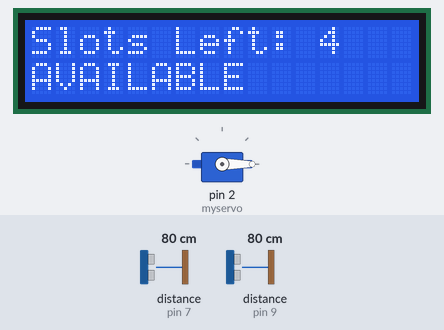
A sketch run on a simulated Arduino Uno, built with avr-gcc and run on an emulated ATmega328P. Parts: 16×2 character LCD, servo. Wiring (inferred from the names in the program): 2 × ultrasonic range finder: trigger pin 6, echo pin 7 / trigger pin 8, echo pin 9. The test bench sets the inputs (shaded band); at power-on: distance to the obstacle (sensors on pin 7, pin 9) 80 cm. The echo pulse lasts 58.3 µs per cm; what the sketch prints to the serial monitor is not drawn.

Above: at 3.2 s.
3.3 s: distance to the obstacle (sensor on pin 7) set to 12 cm
4.9 s: distance to the obstacle (sensor on pin 7) set to 9 cm
At 5.73 s:
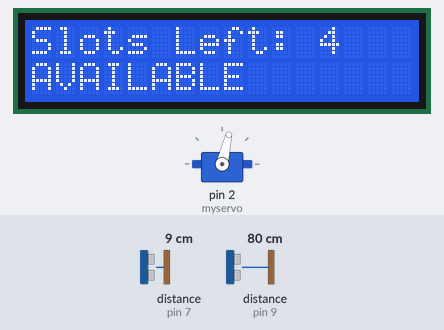
At 7.0 s:
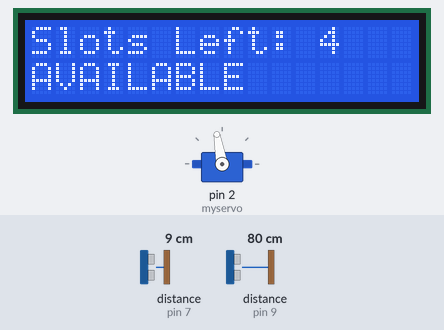
7.3 s: distance to the obstacle (sensor on pin 9) set to 2 cm
At 10.63 s:
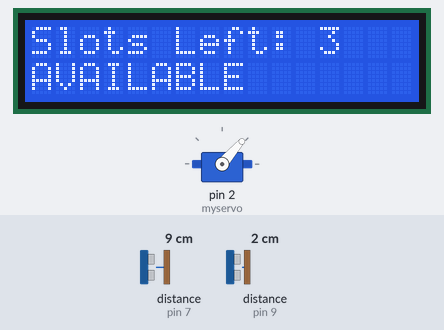
Timing chart, 0 to 16.4 s (numbered marks = the images above; inputs shaded):
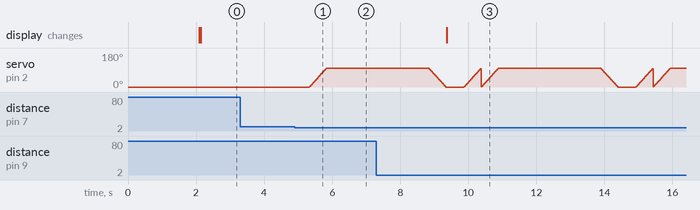

Measured:
- the behaviour switches between 11 and 10 cm on distance to the obstacle (sensor on pin 7) (found by bisection; images 0 and 1)
- after the input at 3.3 s, every drawn part: stays the same
- after the input at 4.9 s, servo on pin 2 (myservo): moves from 0° to 100° over 0.50 s, starting after 0.43 s

The sketch:

parking_code.ino
```cpp
#include <Wire.h>
#include <LiquidCrystal_I2C.h>
#include <Servo.h>

// LCD
LiquidCrystal_I2C lcd(0x27, 16, 2);

// Servo
Servo myservo;

// Ultrasonic Pins
const int trigPin1 = 6;
const int echoPin1 = 7;
const int trigPin2 = 8;
const int echoPin2 = 9;

// Parking
int Slot = 4;
int flag1 = 0;
int flag2 = 0;
const int distanceThreshold = 10;
void setup() {
  Serial.begin(9600);

  // LCD
  lcd.init();
  lcd.backlight();

  // Pins
  pinMode(trigPin1, OUTPUT);
  pinMode(echoPin1, INPUT);
  pinMode(trigPin2, OUTPUT);
  pinMode(echoPin2, INPUT);

  // Servo (REVERSED LOGIC)
  myservo.attach(2);
  myservo.write(0); //

  // Welcome
  lcd.setCursor(0, 0);
  lcd.print(" PARKING SYSTEM ");
  lcd.setCursor(0, 1);
  lcd.print("     READY      ");
  delay(2000);
  lcd.clear();
}

// Distance function
long getDistance(int trigPin, int echoPin) {
  digitalWrite(trigPin, LOW);
  delayMicroseconds(2);
  digitalWrite(trigPin, HIGH);
  delayMicroseconds(10);
  digitalWrite(trigPin, LOW);


  long duration = pulseIn(echoPin, HIGH);
  return duration * 0.034 / 2;
}

// Smooth servo movement
void smoothServoMove(int startPos, int endPos) {
  int step = (startPos < endPos) ? 1 : -1;
  for (int pos = startPos; pos != endPos; pos += step) {
    myservo.write(pos);
    delay(5);
  }
  myservo.write(endPos);
}
void loop() {
  long distance1 = getDistance(trigPin1, echoPin1);
  long distance2 = getDistance(trigPin2, echoPin2);

  Serial.print("Entry: ");
  Serial.print(distance1);
  Serial.print("  Exit: ");
  Serial.println(distance2);

  // ===== ENTRY =====
  if (distance1 < distanceThreshold && flag1 == 0) {
    Serial.println("Car at ENTRY");

    if (Slot > 0) {
      flag1 = 1;
      smoothServoMove(0, 100);
      Slot--;
      Serial.print("Slots left: ");
      Serial.println(Slot);

    } else {
      lcd.clear();
      lcd.setCursor(0, 0);
      lcd.print(" PARKING FULL ");
      lcd.setCursor(0, 1);
      lcd.print(" WAIT PLEASE  ");
      delay(2000);
    }
  }

  // ===== EXIT =====
  if (distance2 < distanceThreshold && flag2 == 0) {
    Serial.println("Car at EXIT");
    if (Slot < 4) {
      flag2 = 1;
    smoothServoMove(0, 100);
      Slot++;
      Serial.print("Slots left: ");
      Serial.println(Slot);
    }
  }

  // ===== CLOSE GATE =====
  if (flag1 == 1 || flag2 == 1) {
    delay(3000); // wait for car
    smoothServoMove(100, 0); //
    flag1 = 0;
    flag2 = 0;
    Serial.println("Gate closed");
  }

  // Safety
  Slot = constrain(Slot, 0, 4);

  // ===== LCD DISPLAY =====
  lcd.setCursor(0, 0);
  lcd.print("Slots Left: ");
  lcd.print(Slot);
  lcd.print("   ");
  lcd.setCursor(0, 1);
  if (Slot == 0) {
    lcd.print("FULL        ");
  } else {
    lcd.print("AVAILABLE   ");
  }
  delay(500);
}
```
